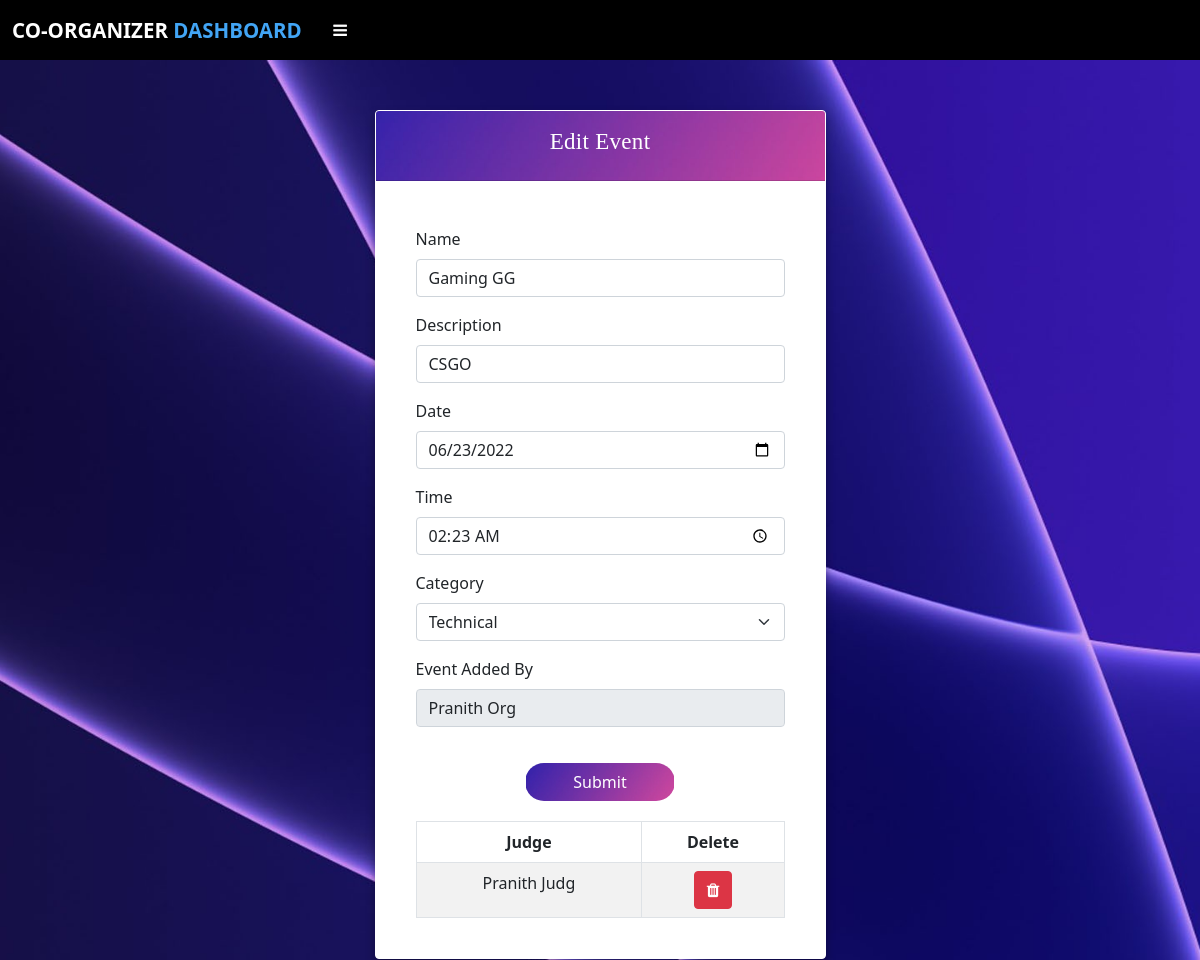
Page /coOrganizer_event_update/1 (signed in) on the earlier database version.
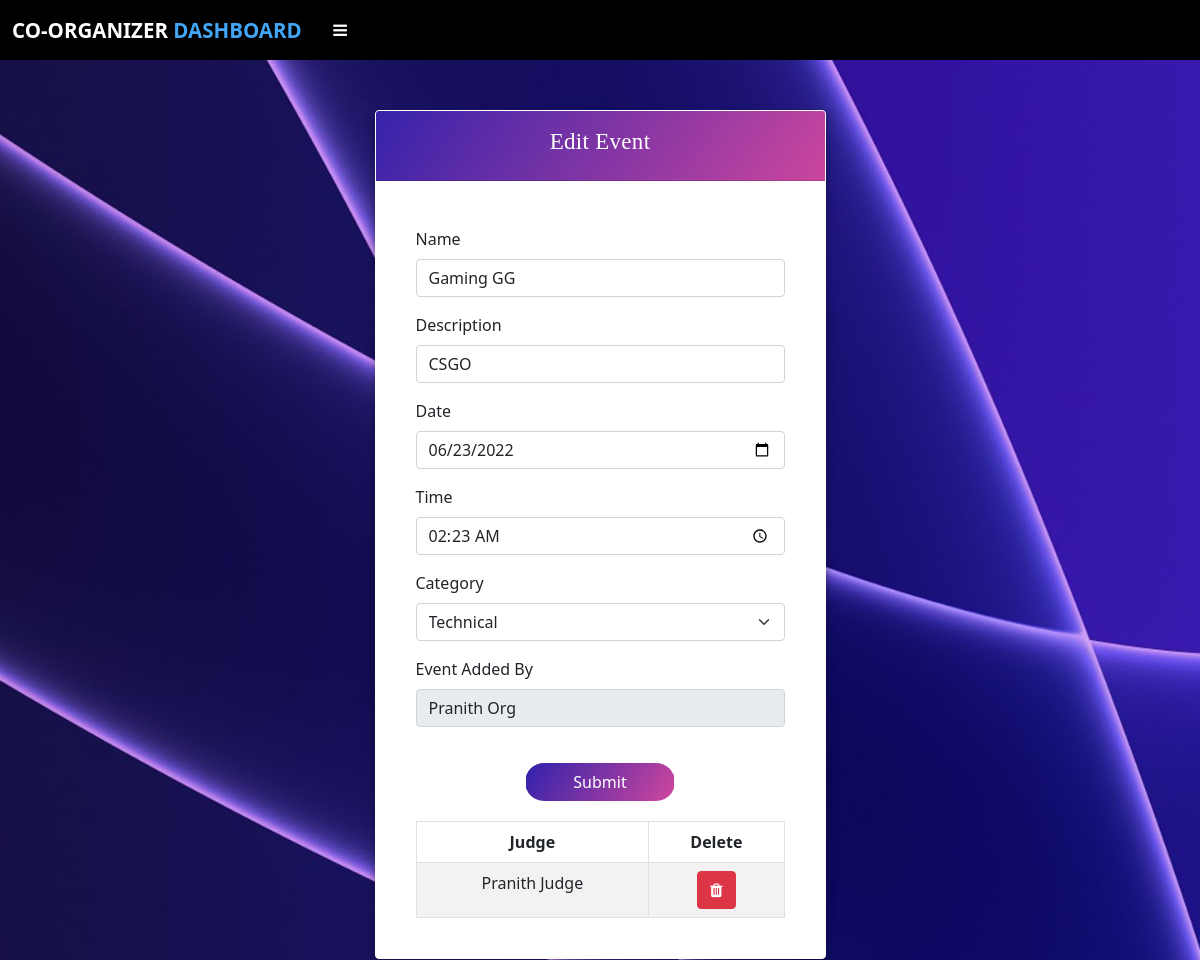
Same page on the later database version.
### app.py (models this page shows, shortened)
class Event(db.Model):
    id = db.Column(db.Integer,primary_key=True)
    name = db.Column(db.String(50),nullable=False)
    description = db.Column(db.String(255),nullable=False)
    date = db.Column(db.String(50), nullable=False)
    time = db.Column(db.String(50), nullable=False)
    category = db.Column(db.String(50),nullable=False)
    coorg_mail = db.Column(db.String(80),db.ForeignKey('coorganizer.email'))
    org_id = db.Column(db.Integer,db.ForeignKey('organizer.id'))
    participant_id=db.relationship('Participant',cascade="all,delete",backref='participants')
    judge_event_id=db.relationship('Judge',cascade="all,delete",backref='ownersj')
    part_event_id=db.relationship('Plist',cascade="all,delete",backref='ownersjp')

class Organizer(db.Model):
    id = db.Column(db.Integer,primary_key=True)
    name = db.Column(db.String(50),nullable=False)
    email = db.Column(db.String(100),nullable=False,unique=True)
    phone = db.Column(db.String(11), nullable=False, unique=True)
    password = db.Column(db.String(255),nullable=False)
    organization = db.Column(db.String(255),nullable=False)
    event_org_id=db.relationship('Event',cascade="all,delete",backref='owner')
    alert_org_id=db.relationship('Alert',cascade="all,delete",backref='owner')

class Judge(db.Model):
    id = db.Column(db.Integer,primary_key=True)
    name = db.Column(db.String(50),nullable=False)
    phone = db.Column(db.String(11), nullable=False, unique=True)
    email = db.Column(db.String(50),nullable=False)
    password = db.Column(db.String(255),nullable=False)
    event_id = db.Column(db.Integer,db.ForeignKey('event.id'))
    coorg_mail = db.Column(db.String(80),db.ForeignKey('coorganizer.email'))

### app.py (the view)
@app.route("/coOrganizer_event_update/<int:id>",methods=['GET','POST'])
def coOrganizer_event_update(id):
    if 'coorganizer' in session:
        event = Event.query.filter_by(id=id).first()
        judge = Judge.query.filter_by(event_id=id).all()
        org_id = event.org_id
        organizer = Organizer.query.filter_by(id=org_id).first()
        return render_template('coOrganizer_event_update.html',data=event,judge=judge,organizer=organizer)
    else:
        flash("Session Expired","error")
        return redirect(url_for('coOrganizer_log'))

### templates/coOrganizer_event_update.html (shortened to what this page needs)
{% extends "coOrganizer_layout.html" %}
{% block head %} {{ super() }}
{% endblock %}
{% block content %}
<div
  style="
    background: url('../static/background.avif') no-repeat;
    background-size: cover;
    background-position: center;
    height: 900px;
  "
>
  <div class="container">
    <div class="row justify-content-center">
      <div class="col-sm-5">
        <div class="card">
          <div class="card-header">
            <p style="margin-top: 6px">Edit Event</p>
          </div>
          <div class="card-body">
            <div class="container mb-2">
              <div class="row justify-content-center">
                <form
                  action="/coOrganizer_update_event/{{data.id}}"
                  method="POST"
                >
                  <div class="mb-3" style="margin-top: 30px">
                    <label class="form-label">Name</label>
                    <input
                      type="text"
                      class="form-control"
                      name="name"
                      value="{{data.name}}"
                      required
                    />
                  </div>
                  <div class="mb-3">
                    <label class="form-label">Description</label>
                    <input
                      name="description"
                      type="text"
                      value="{{data.description}}"
                      class="form-control"
                      required
                    />
                  </div>
                  <div class="mb-3">
                    <label class="form-label">Date</label>
                    <input
                      type="date"
                      class="form-control"
                      value="{{data.date}}"
                      name="date"
                      required
                    />
                  </div>
                  <div class="mb-3">
                    <label class="form-label">Time</label>
                    <input
                      type="time"
                      value="{{data.time}}"
                      class="form-control"
                      name="time"
                      required
                    />
                  </div>
                  <div class="mb-3">
                    <label class="form-label">Category</label>
                    <select class="form-select" name="category" required>
                      <option value="{{data.category}}" selected>
                        {{data.category}}
                      </option>
                    </select>
                  </div>
                  <div class="mb-3" style="margin-top: 10px">
                    <label class="form-label">Event Added By</label>
                    <input
                      name="organizer"
                      type="text"
                      value="{{organizer.name}}"
                      class="form-control"
                      readonly
                    />
                  </div>
                  <div class="row justify-content-center">
                    <button type="submit" id="button1" class="btn btn-primarys">
                      Submit
                    </button>
                  </div>
                </form>
                {%if not judge%}
                <p
                  style="
                    color: red;
                    text-align: center;
                    text-transform: uppercase;
                    font-weight: bold;
                  "
                >
                  Judges yet to be added
                </p>
                {%else%}
                <div class="table-responsive" style="text-align: center">
                  <table class="table table-striped table-bordered">
                    <thead class="thead-dark">
                      <tr>
                        <th scope="col">Judge</th>
                        <th scope="col">Delete</th>
                      </tr>
                    </thead>
                    <tbody>
                      {% for i in judge %}
                      <tr>
                        <td>{{i.name}}</td>
                        <td>
                          <a onclick="deljudge('{{ i.id }}')"
                            ><button
                              class="btn btn-danger"
                              type="submit"
                              name="del"
                            >
                              <i class="fa fa-trash"></i></button
                          ></a>
                        </td>
                      </tr>
                      {% endfor %}
                    </tbody>
                  </table>
                </div>
                {%endif%} {% endblock %}

### templates/coOrganizer_layout.html (shortened to what this page needs)
<!DOCTYPE html>
<html lang="en">
  <head>
    {% block head %}
    <link
      href="https://cdn.jsdelivr.net/npm/bootstrap@5.0.0/dist/css/bootstrap.min.css"
      rel="stylesheet"
    />
    <link
      rel="stylesheet"
      href="https://cdnjs.cloudflare.com/ajax/libs/font-awesome/4.7.0/css/font-awesome.min.css"
    />
    <link
      rel="stylesheet"
      href="https://cdnjs.cloudflare.com/ajax/libs/animate.css/4.1.1/animate.min.css"
    />
    {% endblock %}
  </head>
  <body>
    <nav
      class="navbar navbar-expand-lg navbar-light"
      style="background-color: #000000; height: 60px"
      id="navbar"
    >
      <div class="container-fluid">
        <a class="navbar-brand" href="#"
          ><h3 id="text1">Co-Organizer <span>Dashboard</span></h3></a
        >
        <button
          type="button"
          id="sidebarCollapse"
          class="btn btn-darks me-auto"
          onclick="openNav()"
        >
          <i class="fa fa-bars" aria-hidden="true"></i>
        </button>
      </div>
    </nav>
    <div id="content">{% block content %} {% endblock %}</div>
  </body>
</html>

### templates/coOrganizer_event_update.html (style rules this page uses)
.card { margin-top: 50px; }
#button1 { margin-top: 20px; width: 150px; border-radius: 50px; background: url("../static/back1.jpg") no-repeat; background-position: center; background-size: cover; color: white; margin-bottom: 20px; }
.card-header { background: url("../static/back1.jpg") no-repeat; background-position: center; background-size: cover; height: 70px; font-family: Bahnschrift SemiBold; text-decoration: none; color: white; text-align: center; font-size: 28px; }

### templates/coOrganizer_layout.html (style rules this page uses)
body { font-family: "Roboto" sans-serif; background-color: #f2f3f4; }
* { margin: 0; padding: 0; text-decoration: none; list-style: none; }
#text1 { color: #fff; margin: 0; text-transform: uppercase; font-size: 20.5px; font-weight: 750; }
#text1 span { color: #42a5f5; }
#sidebarCollapse { color: white; width: 45px; }
.card-header { background-color: #1976d2; text-align: center; font-weight: 500; color: white; font-size: 23px; letter-spacing: 0.3px; font-family: Bahnschrift SemiBold; }
.card { border: solid 1px white; box-shadow: rgba(0, 0, 0, 0.35) 0px 5px 10px; }

Differences in the rows shown:
changed Judge: name "Pranith Judg" → "Pranith Judge"
